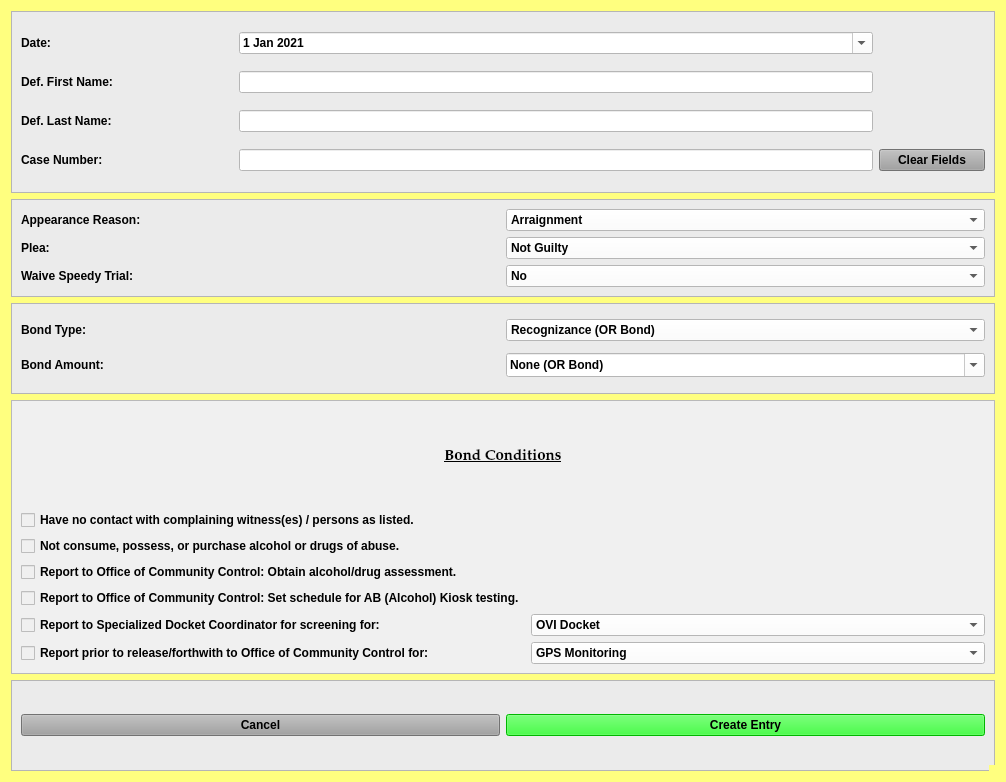
<?xml version="1.0" encoding="UTF-8"?>
<ui version="4.0">
 <class>NotGuiltyBondDialog</class>
 <widget class="QDialog" name="NotGuiltyBondDialog">
  <property name="windowModality">
   <enum>Qt::NonModal</enum>
  </property>
  <property name="enabled">
   <bool>true</bool>
  </property>
  <property name="geometry">
   <rect>
    <x>0</x>
    <y>0</y>
    <width>1006</width>
    <height>782</height>
   </rect>
  </property>
  <property name="sizePolicy">
   <sizepolicy hsizetype="Fixed" vsizetype="Preferred">
    <horstretch>0</horstretch>
    <verstretch>0</verstretch>
   </sizepolicy>
  </property>
  <property name="minimumSize">
   <size>
    <width>0</width>
    <height>0</height>
   </size>
  </property>
  <property name="maximumSize">
   <size>
    <width>2500</width>
    <height>3500</height>
   </size>
  </property>
  <property name="palette">
   <palette>
    <active>
     <colorrole role="Button">
      <brush brushstyle="SolidPattern">
       <color alpha="255">
        <red>255</red>
        <green>255</green>
        <blue>127</blue>
       </color>
      </brush>
     </colorrole>
     <colorrole role="Base">
      <brush brushstyle="SolidPattern">
       <color alpha="255">
        <red>255</red>
        <green>255</green>
        <blue>127</blue>
       </color>
      </brush>
     </colorrole>
     <colorrole role="Window">
      <brush brushstyle="SolidPattern">
       <color alpha="255">
        <red>255</red>
        <green>255</green>
        <blue>127</blue>
       </color>
      </brush>
     </colorrole>
    </active>
    <inactive>
     <colorrole role="Button">
      <brush brushstyle="SolidPattern">
       <color alpha="255">
        <red>255</red>
        <green>255</green>
        <blue>127</blue>
       </color>
      </brush>
     </colorrole>
     <colorrole role="Base">
      <brush brushstyle="SolidPattern">
       <color alpha="255">
        <red>255</red>
        <green>255</green>
        <blue>127</blue>
       </color>
      </brush>
     </colorrole>
     <colorrole role="Window">
      <brush brushstyle="SolidPattern">
       <color alpha="255">
        <red>255</red>
        <green>255</green>
        <blue>127</blue>
       </color>
      </brush>
     </colorrole>
    </inactive>
    <disabled>
     <colorrole role="Button">
      <brush brushstyle="SolidPattern">
       <color alpha="255">
        <red>255</red>
        <green>255</green>
        <blue>127</blue>
       </color>
      </brush>
     </colorrole>
     <colorrole role="Base">
      <brush brushstyle="SolidPattern">
       <color alpha="255">
        <red>255</red>
        <green>255</green>
        <blue>127</blue>
       </color>
      </brush>
     </colorrole>
     <colorrole role="Window">
      <brush brushstyle="SolidPattern">
       <color alpha="255">
        <red>255</red>
        <green>255</green>
        <blue>127</blue>
       </color>
      </brush>
     </colorrole>
    </disabled>
   </palette>
  </property>
  <property name="font">
   <font>
    <family>Palatino Linotype</family>
    <pointsize>11</pointsize>
    <weight>75</weight>
    <italic>false</italic>
    <bold>true</bold>
   </font>
  </property>
  <property name="windowTitle">
   <string>Not Guilty Bond</string>
  </property>
  <property name="toolTip">
   <string/>
  </property>
  <property name="styleSheet">
   <string notr="true">background-color: rgb(255, 255, 127);
font: 75 11pt &quot;Palatino Linotype&quot;;
font-weight: bold;</string>
  </property>
  <property name="sizeGripEnabled">
   <bool>true</bool>
  </property>
  <property name="modal">
   <bool>true</bool>
  </property>
  <layout class="QVBoxLayout" name="verticalLayout" stretch="2,1,1,3,1">
   <item>
    <widget class="QFrame" name="frame">
     <property name="styleSheet">
      <string notr="true">background-color: rgb(235, 235, 235);</string>
     </property>
     <property name="frameShape">
      <enum>QFrame::StyledPanel</enum>
     </property>
     <property name="frameShadow">
      <enum>QFrame::Raised</enum>
     </property>
     <layout class="QGridLayout" name="gridLayout_2" columnstretch="2,6,1">
      <item row="0" column="0">
       <widget class="QLabel" name="label_26">
        <property name="text">
         <string>Date:</string>
        </property>
       </widget>
      </item>
      <item row="0" column="1">
       <widget class="QDateEdit" name="plea_trial_date">
        <property name="focusPolicy">
         <enum>Qt::NoFocus</enum>
        </property>
        <property name="styleSheet">
         <string notr="true">background-color: rgb(255, 255, 255);</string>
        </property>
        <property name="minimumDate">
         <date>
          <year>2021</year>
          <month>1</month>
          <day>1</day>
         </date>
        </property>
        <property name="calendarPopup">
         <bool>true</bool>
        </property>
        <property name="date">
         <date>
          <year>2021</year>
          <month>1</month>
          <day>1</day>
         </date>
        </property>
       </widget>
      </item>
      <item row="1" column="0">
       <widget class="QLabel" name="label">
        <property name="text">
         <string>Def. First Name:</string>
        </property>
       </widget>
      </item>
      <item row="1" column="1">
       <widget class="QLineEdit" name="defendant_first_name_lineEdit">
        <property name="maximumSize">
         <size>
          <width>5000</width>
          <height>16777215</height>
         </size>
        </property>
        <property name="styleSheet">
         <string notr="true">background-color: rgb(255, 255, 255);</string>
        </property>
       </widget>
      </item>
      <item row="2" column="0">
       <widget class="QLabel" name="label_2">
        <property name="text">
         <string>Def. Last Name:</string>
        </property>
       </widget>
      </item>
      <item row="2" column="1">
       <widget class="QLineEdit" name="defendant_last_name_lineEdit">
        <property name="enabled">
         <bool>true</bool>
        </property>
        <property name="styleSheet">
         <string notr="true">background-color: rgb(255, 255, 255);</string>
        </property>
       </widget>
      </item>
      <item row="3" column="0">
       <widget class="QLabel" name="label_3">
        <property name="text">
         <string>Case Number:</string>
        </property>
       </widget>
      </item>
      <item row="3" column="1">
       <widget class="QLineEdit" name="case_number_lineEdit">
        <property name="maximumSize">
         <size>
          <width>5000</width>
          <height>16777215</height>
         </size>
        </property>
        <property name="styleSheet">
         <string notr="true">background-color: rgb(255, 255, 255);</string>
        </property>
       </widget>
      </item>
      <item row="3" column="2">
       <widget class="QPushButton" name="clear_fields_case_Button">
        <property name="focusPolicy">
         <enum>Qt::NoFocus</enum>
        </property>
        <property name="styleSheet">
         <string notr="true">background-color: rgb(160, 160, 160);</string>
        </property>
        <property name="text">
         <string>Clear Fields</string>
        </property>
       </widget>
      </item>
     </layout>
    </widget>
   </item>
   <item>
    <widget class="QFrame" name="frame_2">
     <property name="styleSheet">
      <string notr="true">background-color: rgb(235, 235, 235);</string>
     </property>
     <property name="frameShape">
      <enum>QFrame::StyledPanel</enum>
     </property>
     <property name="frameShadow">
      <enum>QFrame::Raised</enum>
     </property>
     <layout class="QGridLayout" name="gridLayout_3">
      <item row="0" column="1">
       <widget class="QComboBox" name="appearance_reason_box">
        <property name="styleSheet">
         <string notr="true">background-color: rgb(255, 255, 255);</string>
        </property>
        <item>
         <property name="text">
          <string>Arraignment</string>
         </property>
        </item>
        <item>
         <property name="text">
          <string>Motion Hearing</string>
         </property>
        </item>
       </widget>
      </item>
      <item row="0" column="0">
       <widget class="QLabel" name="label_4">
        <property name="text">
         <string>Appearance Reason:</string>
        </property>
       </widget>
      </item>
      <item row="1" column="1">
       <widget class="QComboBox" name="plea_box">
        <property name="styleSheet">
         <string notr="true">background-color: rgb(255, 255, 255);</string>
        </property>
        <item>
         <property name="text">
          <string>Not Guilty</string>
         </property>
        </item>
       </widget>
      </item>
      <item row="1" column="0">
       <widget class="QLabel" name="label_5">
        <property name="text">
         <string>Plea:</string>
        </property>
       </widget>
      </item>
      <item row="2" column="0">
       <widget class="QLabel" name="label_6">
        <property name="text">
         <string>Waive Speedy Trial: </string>
        </property>
       </widget>
      </item>
      <item row="2" column="1">
       <widget class="QComboBox" name="speedy_trial_box">
        <property name="styleSheet">
         <string notr="true">background-color: rgb(255, 255, 255);</string>
        </property>
        <item>
         <property name="text">
          <string>No</string>
         </property>
        </item>
        <item>
         <property name="text">
          <string>Yes</string>
         </property>
        </item>
       </widget>
      </item>
     </layout>
    </widget>
   </item>
   <item>
    <widget class="QFrame" name="frame_4">
     <property name="styleSheet">
      <string notr="true">background-color: rgb(235, 235, 235);</string>
     </property>
     <property name="frameShape">
      <enum>QFrame::StyledPanel</enum>
     </property>
     <property name="frameShadow">
      <enum>QFrame::Raised</enum>
     </property>
     <layout class="QGridLayout" name="gridLayout_4">
      <item row="1" column="0">
       <widget class="QLabel" name="label_9">
        <property name="text">
         <string>Bond Amount:</string>
        </property>
       </widget>
      </item>
      <item row="0" column="1">
       <widget class="QComboBox" name="bond_type_box">
        <property name="styleSheet">
         <string notr="true">background-color: rgb(255, 255, 255);</string>
        </property>
        <item>
         <property name="text">
          <string>Recognizance (OR Bond)</string>
         </property>
        </item>
        <item>
         <property name="text">
          <string>10% Deposit, Cash or Surety</string>
         </property>
        </item>
        <item>
         <property name="text">
          <string>Cash or Surety</string>
         </property>
        </item>
       </widget>
      </item>
      <item row="0" column="0">
       <widget class="QLabel" name="label_8">
        <property name="text">
         <string>Bond Type:</string>
        </property>
       </widget>
      </item>
      <item row="1" column="1">
       <widget class="QComboBox" name="bond_amount_box">
        <property name="font">
         <font>
          <family>Palatino Linotype</family>
          <pointsize>11</pointsize>
          <weight>75</weight>
          <italic>false</italic>
          <bold>true</bold>
         </font>
        </property>
        <property name="styleSheet">
         <string notr="true">background-color: rgb(255, 255, 255);</string>
        </property>
        <property name="editable">
         <bool>true</bool>
        </property>
        <item>
         <property name="text">
          <string>None (OR Bond)</string>
         </property>
        </item>
        <item>
         <property name="text">
          <string>$1,500</string>
         </property>
        </item>
        <item>
         <property name="text">
          <string>$2,000</string>
         </property>
        </item>
        <item>
         <property name="text">
          <string>$2,500</string>
         </property>
        </item>
        <item>
         <property name="text">
          <string>$3,000</string>
         </property>
        </item>
        <item>
         <property name="text">
          <string>$3,500</string>
         </property>
        </item>
        <item>
         <property name="text">
          <string>$5,000</string>
         </property>
        </item>
        <item>
         <property name="text">
          <string>$10,000</string>
         </property>
        </item>
       </widget>
      </item>
     </layout>
    </widget>
   </item>
   <item>
    <widget class="QFrame" name="frame_5">
     <property name="styleSheet">
      <string notr="true">background-color: rgb(240, 240, 240);</string>
     </property>
     <property name="frameShape">
      <enum>QFrame::StyledPanel</enum>
     </property>
     <property name="frameShadow">
      <enum>QFrame::Raised</enum>
     </property>
     <layout class="QGridLayout" name="gridLayout_5">
      <item row="1" column="0">
       <widget class="QCheckBox" name="no_contact_checkBox">
        <property name="text">
         <string>Have no contact with complaining witness(es) / persons as listed.</string>
        </property>
       </widget>
      </item>
      <item row="0" column="0" colspan="2">
       <widget class="QLabel" name="label_7">
        <property name="font">
         <font>
          <family>Palatino Linotype</family>
          <pointsize>11</pointsize>
          <weight>75</weight>
          <italic>false</italic>
          <bold>true</bold>
          <underline>true</underline>
         </font>
        </property>
        <property name="text">
         <string>Bond Conditions</string>
        </property>
        <property name="alignment">
         <set>Qt::AlignCenter</set>
        </property>
       </widget>
      </item>
      <item row="7" column="0">
       <widget class="QCheckBox" name="monitoring_checkBox">
        <property name="text">
         <string>Report prior to release/forthwith to Office of Community Control for:</string>
        </property>
       </widget>
      </item>
      <item row="5" column="0">
       <widget class="QCheckBox" name="specialized_docket_checkBox">
        <property name="text">
         <string>Report to Specialized Docket Coordinator for screening for:</string>
        </property>
       </widget>
      </item>
      <item row="7" column="1">
       <widget class="QComboBox" name="monitoring_type_box">
        <property name="enabled">
         <bool>true</bool>
        </property>
        <property name="styleSheet">
         <string notr="true">background-color: rgb(255, 255, 255);</string>
        </property>
        <item>
         <property name="text">
          <string>GPS Monitoring</string>
         </property>
        </item>
        <item>
         <property name="text">
          <string>SCRAM Monitoring</string>
         </property>
        </item>
        <item>
         <property name="text">
          <string>Smart Start Monitoring</string>
         </property>
        </item>
       </widget>
      </item>
      <item row="5" column="1">
       <widget class="QComboBox" name="specialized_docket_type_box">
        <property name="enabled">
         <bool>true</bool>
        </property>
        <property name="styleSheet">
         <string notr="true">background-color: rgb(255, 255, 255);</string>
        </property>
        <item>
         <property name="text">
          <string>OVI Docket</string>
         </property>
        </item>
        <item>
         <property name="text">
          <string>Mission (Veteran's) Court</string>
         </property>
        </item>
        <item>
         <property name="text">
          <string>Mental Health Docket</string>
         </property>
        </item>
       </widget>
      </item>
      <item row="4" column="0">
       <widget class="QCheckBox" name="alcohol_test_kiosk_checkBox">
        <property name="text">
         <string>Report to Office of Community Control: Set schedule for AB (Alcohol) Kiosk testing.</string>
        </property>
       </widget>
      </item>
      <item row="3" column="0">
       <widget class="QCheckBox" name="alcohol_drugs_assessment_checkBox">
        <property name="text">
         <string>Report to Office of Community Control: Obtain alcohol/drug assessment. </string>
        </property>
       </widget>
      </item>
      <item row="2" column="0">
       <widget class="QCheckBox" name="no_alcohol_drugs_checkBox">
        <property name="text">
         <string>Not consume, possess, or purchase alcohol or drugs of abuse.</string>
        </property>
       </widget>
      </item>
     </layout>
    </widget>
   </item>
   <item>
    <widget class="QFrame" name="frame_3">
     <property name="styleSheet">
      <string notr="true">background-color: rgb(235, 235, 235);</string>
     </property>
     <property name="frameShape">
      <enum>QFrame::StyledPanel</enum>
     </property>
     <property name="frameShadow">
      <enum>QFrame::Raised</enum>
     </property>
     <layout class="QGridLayout" name="gridLayout">
      <item row="0" column="1">
       <widget class="QPushButton" name="create_entry_Button">
        <property name="styleSheet">
         <string notr="true">background-color: rgb(0, 255, 0);</string>
        </property>
        <property name="text">
         <string>Create Entry</string>
        </property>
        <property name="autoDefault">
         <bool>false</bool>
        </property>
       </widget>
      </item>
      <item row="0" column="0">
       <widget class="QPushButton" name="cancel_Button">
        <property name="focusPolicy">
         <enum>Qt::NoFocus</enum>
        </property>
        <property name="styleSheet">
         <string notr="true">background-color: rgb(160, 160, 160);</string>
        </property>
        <property name="text">
         <string>Cancel</string>
        </property>
       </widget>
      </item>
     </layout>
    </widget>
   </item>
  </layout>
 </widget>
 <tabstops>
  <tabstop>defendant_first_name_lineEdit</tabstop>
  <tabstop>defendant_last_name_lineEdit</tabstop>
  <tabstop>case_number_lineEdit</tabstop>
  <tabstop>appearance_reason_box</tabstop>
  <tabstop>bond_type_box</tabstop>
  <tabstop>bond_amount_box</tabstop>
  <tabstop>no_contact_checkBox</tabstop>
  <tabstop>no_alcohol_drugs_checkBox</tabstop>
  <tabstop>alcohol_drugs_assessment_checkBox</tabstop>
  <tabstop>alcohol_test_kiosk_checkBox</tabstop>
  <tabstop>specialized_docket_checkBox</tabstop>
  <tabstop>specialized_docket_type_box</tabstop>
  <tabstop>monitoring_checkBox</tabstop>
  <tabstop>monitoring_type_box</tabstop>
  <tabstop>create_entry_Button</tabstop>
 </tabstops>
 <resources/>
 <connections/>
 <slots>
  <slot>create_entry()</slot>
  <slot>continue_dialog()</slot>
  <slot>close_window()</slot>
  <slot>set_dialog()</slot>
  <slot>update_case_information()</slot>
  <slot>ovi_dialog()</slot>
  <slot>sentencing_dialog()</slot>
  <slot>proceed_to_sentencing()</slot>
  <slot>proceed_to_ovi()</slot>
  <slot>add_charge()</slot>
  <slot>set_statute()</slot>
  <slot>set_pay_date()</slot>
  <slot>amend_offense()</slot>
  <slot>set_offense()</slot>
  <slot>add_charge_to_view()</slot>
  <slot>delete_charge()</slot>
  <slot>delete_charge_from_view()</slot>
  <slot>close_event()</slot>
  <slot>set_fra_in_file()</slot>
  <slot>set_fra_in_court()</slot>
  <slot>start_add_conditions_dialog()</slot>
  <slot>start_amend_offense_dialog()</slot>
 </slots>
</ui>
